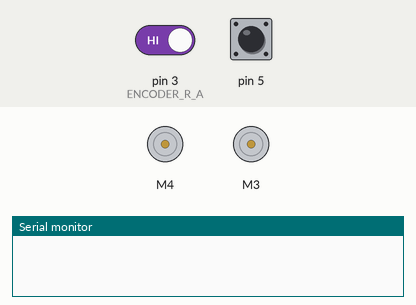
The sketch below on a simulated Arduino Uno, built with avr-gcc and run on an emulated ATmega328P. Shown: 2 × DC motor (green arrow = forward, orange = backward, longer = faster), the last lines printed to the serial monitor. The inputs (shaded band) are chosen by the test bench; at power-on: pin 3 (ENCODER_R_A) HIGH, pin 5 HIGH.

Above: at 0.1 s.
At 2.7 s:
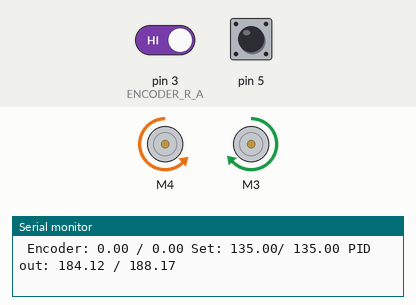
2.8 s: pin 3 (ENCODER_R_A) driven LOW
At 5.4 s:
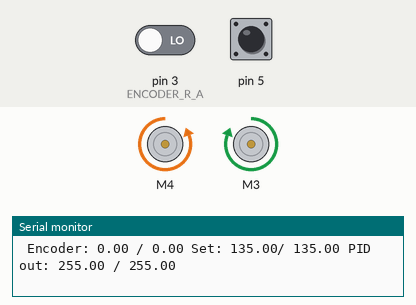
Timing chart, 0 to 6.9 s (numbered marks = the images above; inputs shaded):
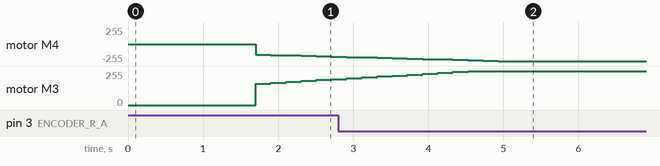

The sketch:

test2drive.ino
```cpp
#include "MotorControl.h"
#include <Arduino.h>

#define DRIVE_MEGA_I2C 8

#define ENCODER_L_A 19
#define ENCODER_L_B 18
#define ENCODER_R_A 3
#define ENCODER_R_B 5

MotorControl * m;
encoder* leftEncoder;
encoder* rightEncoder;

int isrCount[2] = {0, 0};

void setup() {
  Serial.begin(115200);  // start serial for testing outputs
  delay(1000);

  //Serial.println("welcome to this test");

  initMotorControl();

  //test
  m->setMotorMode(FWD2);

  //Serial.println("end of setup - main");

  //these will halt the program and print best values when done
  //use one at a time. P, set P in MotorControl, I, set I in MotorControl
  //we can tune on the field by running this, then plug into serial to see result
  //args: (min, max, step)
  //m->sweepPValues(.1, .8, .05);
  //m->sweepIValues(15, 20, 1);
}

void loop() {
  delay(LOOP_DELAY);
  //Serial.println("left encoder isr " + String(isrCount[0]) + " / right encoder isr " + String(isrCount[1]));
  //Serial.println("left encoder position " + String(leftEncoder->getPos()) + " / right encoder position" + String(rightEncoder->getPos()));

  m->updateMotorControl();
  m->serialDebugOutput(false);    //debugging
}


//REQUIRED MAIN METHOD FUNCTIONS FOR MOTOR CONTROL BELOW

void initMotorControl() {
  m = new MotorControl(ENCODER_L_A, ENCODER_L_B, ENCODER_R_A, ENCODER_R_B);

  m->setMotorMode(STOP);

  leftEncoder = m->getLeftEncoder();
  rightEncoder = m->getRightEncoder();

  attachInterrupt(digitalPinToInterrupt(ENCODER_L_A), leftEncoderISR, CHANGE);
  attachInterrupt(digitalPinToInterrupt(ENCODER_R_A), rightEncoderISR, CHANGE);

  //Serial.println("motor control initialized in main");
}

void leftEncoderISR() {
  isrCount[0]++;
  leftEncoder->updatePos();
}

void rightEncoderISR() {
  isrCount[1]++;
  rightEncoder->updatePos();
}
```

MotorControl.cpp
```cpp
#include "MotorControl.h"
#include <Adafruit_MotorShield.h>
#include <PID_v1.h>
#include <PID_AutoTune_v0.h>
#include "utility/Adafruit_MS_PWMServoDriver.h"

MotorControl::MotorControl(int lA, int lB, int rA, int rB) {
  //Field Initializations

  l_Encoder = new encoder(lA, lB);
  r_Encoder = new encoder(rA, rB);

  //Serial.println("inside init");

  AFMS = new Adafruit_MotorShield();

  r_Motor = AFMS->getMotor(3);
  l_Motor = AFMS->getMotor(4);

  //Serial.println("AFMS init");

  prevTime = 0;

  leftKp = .25;  //0.1 - 1
  leftKi = 15;   //5 - 70
  leftKd = 0;   //0
  l_PID = new PID(&l_EncoderSpeed, &l_PIDSpeed, &l_SetpointSpeed, leftKp, leftKi, leftKd, DIRECT);

  rightKp = 0.25;
  rightKi = 17;
  rightKd = 0;
  r_PID = new PID(&r_EncoderSpeed, &r_PIDSpeed, &r_SetpointSpeed, rightKp, rightKi, rightKd, DIRECT);

  //Serial.println("PID init");

  //Motor Initialization
  AFMS->begin();  // create with the default frequency 1.6KHz

  l_Motor->setSpeed(120);
  r_Motor->setSpeed(120);
  l_PIDSpeed = 120;
  r_PIDSpeed = 120;

  //PID Initialization
  l_PID->SetSampleTime(3);
  l_PID->SetMode(AUTOMATIC);
  l_PID->SetOutputLimits(0, 255);

  r_PID->SetSampleTime(3);
  r_PID->SetMode(AUTOMATIC);
  r_PID->SetOutputLimits(0, 255);

  //delay for testing purposes
  delay(500);
  //Serial.println("Motor Control Initialized");
}


//Public Functions

encoder* MotorControl::getLeftEncoder() {
  return l_Encoder;
}

encoder* MotorControl::getRightEncoder() {
  return r_Encoder;
}

void MotorControl::updateMotorControl() {      //update motor speeds with PID
  calculateEncoderSpeeds();
  calculatePIDSpeeds();
  setMotorSpeeds(abs(l_PIDSpeed), abs(r_PIDSpeed));
}

void MotorControl::turninPlace(int dir) {    //use Directions enum LEFT or RIGHT
  if (dir == RIGHT) {
    l_Motor->run(FORWARD);
    r_Motor->run(FORWARD);
  }
  else if (dir == LEFT) {
    l_Motor->run(BACKWARD);
    r_Motor->run(BACKWARD);
  }
}

void MotorControl::moveStraight(int dir) {              //use Directions enum FWD or BACK
  if (dir == FWD) {
    l_Motor->run(BACKWARD);
    r_Motor->run(FORWARD);
  }
  else if (dir == BACK) {
    l_Motor->run(FORWARD);
    r_Motor->run(BACKWARD);
  }
}

void MotorControl::stopMotors() {
  setMotorSpeeds(0, 0);
}


//Private Functions

//set desired speeds
void MotorControl::setSetpointSpeeds(int rotSpeed) {                      //deg / sec
  setSetpointSpeeds(rotSpeed, rotSpeed);
}

void MotorControl::setSetpointSpeeds(int l_rotSpeed, int r_rotSpeed) {    //deg / sec
  l_SetpointSpeed = l_rotSpeed;
  r_SetpointSpeed = r_rotSpeed;
}

//updateMotorSpeeds functions
void MotorControl::calculateEncoderSpeeds() {
  if (vSampleCount < numVSamples) {
    unsigned long t = millis();

    //Serial.println("Left Encoder Diff " + String(l_Encoder->getPos() - l_PrevEncoderPos));
    //Serial.println("Time Diff " + String((t - prevTime)));

    leftVSampleSum += abs(2 * (l_Encoder->getPos() - l_PrevEncoderPos) / (.001 * double(t - prevTime)));
    l_PrevEncoderPos = l_Encoder->getPos();

    rightVSampleSum += abs(2 * (r_Encoder->getPos() - r_PrevEncoderPos) / (.001 * double(t - prevTime)));
    r_PrevEncoderPos = r_Encoder->getPos();

    prevTime = t;
    vSampleCount++;
  }
  if (vSampleCount == numVSamples) {
    //double lv = normalizeSpeedForAFMS(leftVSampleSum / numVSamples);
    //double rv = normalizeSpeedForAFMS(rightVSampleSum / numVSamples);
    double lv = (leftVSampleSum/ numVSamples);
    double rv = (rightVSampleSum/ numVSamples);

    l_EncoderSpeed = lv;
    r_EncoderSpeed = rv;

    leftVSampleSum = 0;
    rightVSampleSum = 0;
    vSampleCount = 0;
  }
}
void MotorControl::calculatePIDSpeeds() {
  l_PID->Compute();
  r_PID->Compute();
}
void MotorControl::setMotorSpeeds(int l_rotSpeed, int r_rotSpeed) {     //set actual speeds, direct output to AFMS motors
  l_Motor->setSpeed(l_rotSpeed);
  r_Motor->setSpeed(r_rotSpeed);
}

int MotorControl::MotorControl::normalizeSpeedForAFMS(double s) {
  return (s / motorMaxSpeed) * 255;
}

void MotorControl::setMotorMode(int c) {
  switch (c) {
    case FWD1:
      setSetpointSpeeds(90);
      moveStraight(FWD);
      break;
    case FWD2:
      setSetpointSpeeds(135);
      moveStraight(FWD);
      break;
    case FWD3:
      setSetpointSpeeds(180);
      moveStraight(FWD);
      break;
    case BACK1:
      setSetpointSpeeds(90);
      moveStraight(BACK);
      break;
    case BACK2:
      setSetpointSpeeds(135);
      moveStraight(BACK);
      break;
    case BACK3:
      setSetpointSpeeds(180);
      moveStraight(BACK);
      break;
    case LEFTIP:
      setSetpointSpeeds(90);
      turninPlace(LEFT);
      break;
    case RIGHTIP:
      setSetpointSpeeds(90);
      turninPlace(RIGHT);
      break;
    case STOP:
      stopMotors();
      break;
  }
}

void MotorControl::serialDebugOutput(bool plotter) {
  if (plotter) {
    //Serial.println(int(l_EncoderSpeed));
    Serial.print(int(r_EncoderSpeed));
    Serial.print(",");
    Serial.println(int(l_EncoderSpeed));

  }
  else {
    Serial.print(" Encoder: " +String(l_EncoderSpeed)+" / "+ String(r_EncoderSpeed));
    Serial.print(" Set: " + String(l_SetpointSpeed)+ "/ " + String(r_SetpointSpeed));
    Serial.print(" PID out: " + String(l_PIDSpeed)+ " / " +String(r_PIDSpeed) + "\n");
    Serial.println();
  }
}

//AUTOTUNING PID's (our version)

void MotorControl::sweepPValues(double minP, double maxP, double stepP) {
  setIValues(0);

  double r_bestP = 0;
  double l_bestP = 0;

  double r_minDiff = 1000;
  double l_minDiff = 1000;

  for(double i = minP; i<maxP; i+=stepP) {
    Serial.println("P"+String(i));
    setPValues(i);

    double l_avgDiff = 0;
    double r_avgDiff = 0;

    for (int j =0; j<100; j++) {
      updateMotorControl();
      serialDebugOutput(false);
      l_avgDiff += abs(l_EncoderSpeed - l_SetpointSpeed);
      r_avgDiff += abs(r_EncoderSpeed - r_SetpointSpeed);
      delay(LOOP_DELAY);
    }

    l_avgDiff /= 100;
    r_avgDiff /= 100;

    if (l_avgDiff < l_minDiff) {
      l_minDiff = l_avgDiff;
      l_bestP = i;
    }
    if (r_avgDiff < r_minDiff) {
      r_minDiff = r_avgDiff;
      r_bestP = i;
    }
  }

  setMotorMode(STOP);
  while(1) {
    Serial.println("Best P vals: L=" + String(r_bestP) + " R=" + String(l_bestP));
    delay(3000);
  }
}

void MotorControl::sweepIValues(double minI, double maxI, double stepI) {
  double r_bestI = 0;
  double l_bestI = 0;

  double r_minDiff = 1000;
  double l_minDiff = 1000;

  for(double i = minI; i<maxI; i+=stepI) {
    Serial.println("I"+String(i));
    setIValues(i);

    double l_avgDiff = 0;
    double r_avgDiff = 0;

    for (int i =0; i<100; i++) {
      updateMotorControl();
      serialDebugOutput(false);
      l_avgDiff += abs(l_EncoderSpeed - l_SetpointSpeed);
      r_avgDiff += abs(r_EncoderSpeed - r_SetpointSpeed);
      delay(LOOP_DELAY);
    }

    l_avgDiff /= 100;
    r_avgDiff /= 100;

    if (l_avgDiff < l_minDiff) {
      l_minDiff = l_avgDiff;
      l_bestI = i;
    }
    if (r_avgDiff < r_minDiff) {
      r_minDiff = r_avgDiff;
      r_bestI = i;
    }

    setIValues(0);
    delay(100);
  }

  setMotorMode(STOP);
  while(1) {
    Serial.println("Best I vals: L=" + String(r_bestI) + " R=" + String(l_bestI));
    delay(3000);
  }
}


void MotorControl::setPValues(double p_val) {
  l_PID->SetTunings(p_val, 0, 0);
  r_PID->SetTunings(p_val, 0, 0);
}

void MotorControl::setIValues(double i_val)
{
  l_PID->SetTunings(0.25, i_val, 0);
  r_PID->SetTunings(0.25, i_val, 0);
  leftKi = i_val;
  rightKi = i_val;
}


//auto tune library - not currently working
/*
void MotorControl::tunePID() {
  PID_ATune l_tunePID(&l_EncoderSpeed, &l_PIDSpeed);
  PID_ATune r_tunePID(&r_EncoderSpeed, &r_PIDSpeed);

  l_tunePID.SetNoiseBand(1);
  l_tunePID.SetOutputStep(2);
  l_tunePID.SetLookbackSec(30);
  l_tunePID.SetControlType(0);

  r_tunePID.SetNoiseBand(1);
  r_tunePID.SetOutputStep(2);
  r_tunePID.SetLookbackSec(30);
  r_tunePID.SetControlType(0);

  setMotorMode(FWD1);

  while (l_tunePID.Runtime() == 0) {
    calculateEncoderSpeeds();
    Serial.println("Auto PID Left: p=" + String(l_tunePID.GetKp()) + " i=" + String(l_tunePID.GetKp()) + " d=" + String(l_tunePID.GetKd()));
    delay(30);
  }

  leftKp = l_tunePID.GetKp();
  leftKi = l_tunePID.GetKi();
  leftKd = l_tunePID.GetKd();

  while (r_tunePID.Runtime() == 0) {
    calculateEncoderSpeeds();
    Serial.println("Auto PID Right: p=" + String(r_tunePID.GetKp()) + " i=" + String(r_tunePID.GetKp()) + " d=" + String(r_tunePID.GetKd()));
    delay(30);
  }

  rightKp = r_tunePID.GetKp();
  rightKi = r_tunePID.GetKi();
  rightKd = r_tunePID.GetKd();

  Serial.println("Auto PID Left: p=" + String(leftKp) + " i=" + String(leftKi) + " d=" + String(leftKd));
  Serial.println("Auto PID Right: p=" + String(rightKp) + " i=" + String(rightKi) + " d=" + String(rightKd));

  stopMotors();
  r_tunePID.Cancel();
  l_tunePID.Cancel();
} */
```

MotorControl.h
```cpp
#ifndef MOTORCONTROL_H
#define MOTORCONTROL_H

#include <Adafruit_MotorShield.h>
#include <PID_v1.h>
#include "utility/Adafruit_MS_PWMServoDriver.h"

#include "encoder.h"

#define LOOP_DELAY 200


//required libraries: Adafruit_MotorShield v2, PID by Brett


/* HOW TO USE
 * set up encoder ISR in main for both edges of pin A and call updatePos on the encoder
 * call updateMotorControl in a loop
 * use setMotorMode, move, turn, or stop to control
 *
 * v2 of MotorControl class, motor directions and speed more straightforward
 */


enum Commands{FWD1, FWD2, FWD3, BACK1, BACK2, BACK3, LEFTIP, RIGHTIP, STOP};    //from i2c
enum Directions{FWD, BACK, LEFT, RIGHT};

class MotorControl {

public:
  MotorControl(int lA, int lB, int rA, int rB);

  //i2c communication byte interpretation
  void setMotorMode(int c);

  void updateMotorControl();      //with PID output
  void updateMotorControlLine(int dir);   //TODO add line following to updateMotorControl

  encoder* getLeftEncoder();     //use this to attatch interrupts to encoder pins in main. call updatePos in ISR
  encoder* getRightEncoder();

  void moveStraight(int dir);             //use Directions enum FWD or BACK
  void turninPlace(int dir);   //use Directions enum LEFT or RIGHT
  void stopMotors();

  //set desired speeds for PID
  void setSetpointSpeeds(int rotSpeed);                     //deg / sec
  void setSetpointSpeeds(int l_rotSpeed, int r_rotSpeed);   //deg / sec

  void serialDebugOutput(boolean plotter);


  void tunePID();

  //PID tuning
  void setPValues(double p_val);
  void setIValues(double i_val);

  void sweepPValues(double minP, double maxP, double stepP);
  void sweepIValues(double minI, double maxI, double stepI);


private:

  //updateMotorSpeeds functions
  void calculateEncoderSpeeds();
  void calculatePIDSpeeds();
  void setMotorSpeeds(int l_rotSpeed, int r_rotSpeed);    //set actual speeds, direct output to AFMS motors
  int normalizeSpeedForAFMS(double s);

  //hardware
  Adafruit_MotorShield *AFMS;
  Adafruit_DCMotor *l_Motor;
  Adafruit_DCMotor *r_Motor;
  encoder* l_Encoder;
  encoder* r_Encoder;

  // PID Variables
  PID * l_PID;
  PID * r_PID;
  double leftKp, leftKi, leftKd;
  double rightKp, rightKi, rightKd;

  // rotational speeds between 0 and 255 (deg / sec)
  double  l_EncoderSpeed, r_EncoderSpeed;    //PID input, calculated speed of motors
  double l_SetpointSpeed, r_SetpointSpeed;       //desired v of motors, for PID
  double  l_PIDSpeed, r_PIDSpeed;        //PID output, actual speed input to the motors to reach desired v

  //encoder vars
  int l_PrevEncoderPos = 0;      //encoder steps
  int r_PrevEncoderPos = 0;
  unsigned long prevTime;   //stored as milliseconds, converted to second in calculateVelocity

  // velocity averaging vars
  const double numVSamples = 3.0;
  int vSampleCount = 0;
  double leftVSampleSum = 0;
  double rightVSampleSum = 0;

  //constants
  const double motorMaxSpeed = 950.0;     //deg / sec

};

#endif
```

encoder.cpp
```cpp
#include <Arduino.h>
#include "encoder.h"

encoder::encoder(int pa, int pb) {
  pinA = pa;
  pinB = pb;
  pos = 0;
  pinMode(pinA, INPUT_PULLUP);
  pinMode(pinB, INPUT_PULLUP);
}

int encoder::getPos() {
  return pos;
}

int encoder::updatePos() {
  switch(digitalRead(pinA)){
    case 0:
      if(digitalRead(pinB))pos++;
      else pos--;
      break;
    case 1:
      if(digitalRead(pinB))pos--;
      else pos++;
      break;
  }

  //if(digitalRead(pinB)) pos-=2;
  //else pos+=2;
}
```

encoder.h
```cpp
#ifndef ENCODER_H
#define ENCODER_H

class encoder {

public:
  encoder(int pa, int pb);  //pinA MUST be interrupt capable
  int getPos();
  int updatePos();

private:
  int pinA, pinB;
  int pos;

};

#endif
```
